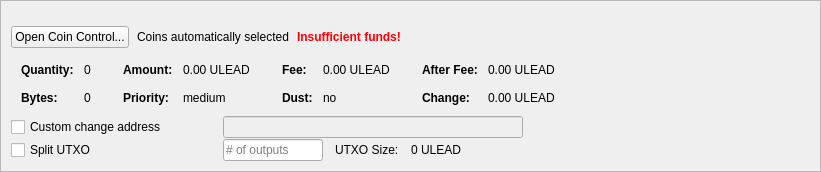
         <widget class="QFrame" name="frameCoinControl">
          <property name="sizePolicy">
           <sizepolicy hsizetype="Expanding" vsizetype="Expanding">
            <horstretch>0</horstretch>
            <verstretch>0</verstretch>
           </sizepolicy>
          </property>
          <property name="maximumSize">
           <size>
            <width>16777215</width>
            <height>16777215</height>
           </size>
          </property>
          <property name="frameShape">
           <enum>QFrame::StyledPanel</enum>
          </property>
          <property name="frameShadow">
           <enum>QFrame::Sunken</enum>
          </property>
          <layout class="QVBoxLayout" name="verticalLayoutCoinControl2">
           <property name="spacing">
            <number>0</number>
           </property>
           <property name="leftMargin">
            <number>0</number>
           </property>
           <property name="topMargin">
            <number>0</number>
           </property>
           <property name="rightMargin">
            <number>0</number>
           </property>
           <property name="bottomMargin">
            <number>0</number>
           </property>
           <item>
            <widget class="QFrame" name="frameCoinControl_BG">
             <layout class="QVBoxLayout" name="verticalLayoutCoinControl" stretch="0,0,0,0,0,0">
              <property name="spacing">
               <number>1</number>
              </property>
              <property name="leftMargin">
               <number>10</number>
              </property>
              <property name="topMargin">
               <number>10</number>
              </property>
              <item>
               <layout class="QHBoxLayout" name="horizontalLayoutCoinControl1">
                <property name="bottomMargin">
                 <number>15</number>
                </property>
                <item>
                 <layout class="QVBoxLayout" name="verticalLayout_3">
                  <property name="spacing">
                   <number>6</number>
                  </property>
                 </layout>
                </item>
               </layout>
              </item>
              <item>
               <layout class="QHBoxLayout" name="horizontalLayoutCoinControl2" stretch="0,0,0,0">
                <property name="spacing">
                 <number>8</number>
                </property>
                <property name="bottomMargin">
                 <number>10</number>
                </property>
                <item>
                 <widget class="QPushButton" name="pushButtonCoinControl">
                  <property name="sizePolicy">
                   <sizepolicy hsizetype="Minimum" vsizetype="Fixed">
                    <horstretch>0</horstretch>
                    <verstretch>0</verstretch>
                   </sizepolicy>
                  </property>
                  <property name="styleSheet">
                   <string notr="true"/>
                  </property>
                  <property name="text">
                   <string>Open Coin Control...</string>
                  </property>
                  <property name="autoDefault">
                   <bool>false</bool>
                  </property>
                 </widget>
                </item>
                <item>
                 <widget class="QLabel" name="labelCoinControlAutomaticallySelected">
                  <property name="text">
                   <string>Coins automatically selected</string>
                  </property>
                  <property name="margin">
                   <number>5</number>
                  </property>
                 </widget>
                </item>
                <item>
                 <widget class="QLabel" name="labelCoinControlInsuffFunds">
                  <property name="font">
                   <font>
                    <weight>75</weight>
                    <bold>true</bold>
                   </font>
                  </property>
                  <property name="styleSheet">
                   <string notr="true">color:red;font-weight:bold;</string>
                  </property>
                  <property name="text">
                   <string>Insufficient funds!</string>
                  </property>
                  <property name="margin">
                   <number>5</number>
                  </property>
                 </widget>
                </item>
                <item>
                 <spacer name="horizontalSpacerCoinControl">
                  <property name="orientation">
                   <enum>Qt::Horizontal</enum>
                  </property>
                  <property name="sizeHint" stdset="0">
                   <size>
                    <width>40</width>
                    <height>1</height>
                   </size>
                  </property>
                 </spacer>
                </item>
               </layout>
              </item>
              <item>
               <widget class="QWidget" name="widgetCoinControl" native="true">
                <property name="sizePolicy">
                 <sizepolicy hsizetype="Preferred" vsizetype="Preferred">
                  <horstretch>0</horstretch>
                  <verstretch>0</verstretch>
                 </sizepolicy>
                </property>
                <property name="minimumSize">
                 <size>
                  <width>0</width>
                  <height>0</height>
                 </size>
                </property>
                <property name="styleSheet">
                 <string notr="true"/>
                </property>
                <layout class="QHBoxLayout" name="horizontalLayoutCoinControl5">
                 <property name="leftMargin">
                  <number>0</number>
                 </property>
                 <property name="topMargin">
                  <number>0</number>
                 </property>
                 <property name="rightMargin">
                  <number>0</number>
                 </property>
                 <property name="bottomMargin">
                  <number>0</number>
                 </property>
                 <item>
                  <layout class="QHBoxLayout" name="horizontalLayoutCoinControl3" stretch="0,0,0,1">
                   <property name="spacing">
                    <number>20</number>
                   </property>
                   <property name="topMargin">
                    <number>0</number>
                   </property>
                   <property name="bottomMargin">
                    <number>10</number>
                   </property>
                   <item>
                    <layout class="QFormLayout" name="formLayoutCoinControl1">
                     <property name="horizontalSpacing">
                      <number>10</number>
                     </property>
                     <property name="verticalSpacing">
                      <number>14</number>
                     </property>
                     <property name="leftMargin">
                      <number>10</number>
                     </property>
                     <property name="topMargin">
                      <number>4</number>
                     </property>
                     <property name="rightMargin">
                      <number>6</number>
                     </property>
                     <item row="0" column="0">
                      <widget class="QLabel" name="labelCoinControlQuantityText">
                       <property name="font">
                        <font>
                         <weight>75</weight>
                         <bold>true</bold>
                        </font>
                       </property>
                       <property name="text">
                        <string>Quantity:</string>
                       </property>
                       <property name="margin">
                        <number>0</number>
                       </property>
                      </widget>
                     </item>
                     <item row="0" column="1">
                      <widget class="QLabel" name="labelCoinControlQuantity">
                       <property name="cursor">
                        <cursorShape>IBeamCursor</cursorShape>
                       </property>
                       <property name="contextMenuPolicy">
                        <enum>Qt::ActionsContextMenu</enum>
                       </property>
                       <property name="text">
                        <string notr="true">0</string>
                       </property>
                       <property name="margin">
                        <number>0</number>
                       </property>
                       <property name="textInteractionFlags">
                        <set>Qt::LinksAccessibleByMouse|Qt::TextSelectableByKeyboard|Qt::TextSelectableByMouse</set>
                       </property>
                      </widget>
                     </item>
                     <item row="1" column="0">
                      <widget class="QLabel" name="labelCoinControlBytesText">
                       <property name="font">
                        <font>
                         <weight>75</weight>
                         <bold>true</bold>
                        </font>
                       </property>
                       <property name="text">
                        <string>Bytes:</string>
                       </property>
                      </widget>
                     </item>
                     <item row="1" column="1">
                      <widget class="QLabel" name="labelCoinControlBytes">
                       <property name="cursor">
                        <cursorShape>IBeamCursor</cursorShape>
                       </property>
                       <property name="contextMenuPolicy">
                        <enum>Qt::ActionsContextMenu</enum>
                       </property>
                       <property name="text">
                        <string notr="true">0</string>
                       </property>
                       <property name="textInteractionFlags">
                        <set>Qt::LinksAccessibleByMouse|Qt::TextSelectableByKeyboard|Qt::TextSelectableByMouse</set>
                       </property>
                      </widget>
                     </item>
                    </layout>
                   </item>
                   <item>
                    <layout class="QFormLayout" name="formLayoutCoinControl2">
                     <property name="horizontalSpacing">
                      <number>10</number>
                     </property>
                     <property name="verticalSpacing">
                      <number>14</number>
                     </property>
                     <property name="leftMargin">
                      <number>6</number>
                     </property>
                     <property name="topMargin">
                      <number>4</number>
                     </property>
                     <property name="rightMargin">
                      <number>6</number>
                     </property>
                     <item row="0" column="0">
                      <widget class="QLabel" name="labelCoinControlAmountText">
                       <property name="font">
                        <font>
                         <weight>75</weight>
                         <bold>true</bold>
                        </font>
                       </property>
                       <property name="text">
                        <string>Amount:</string>
                       </property>
                       <property name="margin">
                        <number>0</number>
                       </property>
                      </widget>
                     </item>
                     <item row="0" column="1">
                      <widget class="QLabel" name="labelCoinControlAmount">
                       <property name="cursor">
                        <cursorShape>IBeamCursor</cursorShape>
                       </property>
                       <property name="contextMenuPolicy">
                        <enum>Qt::ActionsContextMenu</enum>
                       </property>
                       <property name="text">
                        <string notr="true">0.00 ULEAD</string>
                       </property>
                       <property name="textInteractionFlags">
                        <set>Qt::LinksAccessibleByMouse|Qt::TextSelectableByKeyboard|Qt::TextSelectableByMouse</set>
                       </property>
                      </widget>
                     </item>
                     <item row="1" column="0">
                      <widget class="QLabel" name="labelCoinControlPriorityText">
                       <property name="font">
                        <font>
                         <weight>75</weight>
                         <bold>true</bold>
                        </font>
                       </property>
                       <property name="text">
                        <string>Priority:</string>
                       </property>
                      </widget>
                     </item>
                     <item row="1" column="1">
                      <widget class="QLabel" name="labelCoinControlPriority">
                       <property name="cursor">
                        <cursorShape>IBeamCursor</cursorShape>
                       </property>
                       <property name="contextMenuPolicy">
                        <enum>Qt::ActionsContextMenu</enum>
                       </property>
                       <property name="text">
                        <string>medium</string>
                       </property>
                       <property name="textInteractionFlags">
                        <set>Qt::LinksAccessibleByMouse|Qt::TextSelectableByKeyboard|Qt::TextSelectableByMouse</set>
                       </property>
                      </widget>
                     </item>
                    </layout>
                   </item>
                   <item>
                    <layout class="QFormLayout" name="formLayoutCoinControl3">
                     <property name="horizontalSpacing">
                      <number>10</number>
                     </property>
                     <property name="verticalSpacing">
                      <number>14</number>
                     </property>
                     <property name="leftMargin">
                      <number>6</number>
                     </property>
                     <property name="topMargin">
                      <number>4</number>
                     </property>
                     <property name="rightMargin">
                      <number>6</number>
                     </property>
                     <item row="0" column="0">
                      <widget class="QLabel" name="labelCoinControlFeeText">
                       <property name="font">
                        <font>
                         <weight>75</weight>
                         <bold>true</bold>
                        </font>
                       </property>
                       <property name="text">
                        <string>Fee:</string>
                       </property>
                       <property name="margin">
                        <number>0</number>
                       </property>
                      </widget>
                     </item>
                     <item row="0" column="1">
                      <widget class="QLabel" name="labelCoinControlFee">
                       <property name="cursor">
                        <cursorShape>IBeamCursor</cursorShape>
                       </property>
                       <property name="contextMenuPolicy">
                        <enum>Qt::ActionsContextMenu</enum>
                       </property>
                       <property name="text">
                        <string notr="true">0.00 ULEAD</string>
                       </property>
                       <property name="textInteractionFlags">
                        <set>Qt::LinksAccessibleByMouse|Qt::TextSelectableByKeyboard|Qt::TextSelectableByMouse</set>
                       </property>
                      </widget>
                     </item>
                     <item row="1" column="0">
                      <widget class="QLabel" name="labelCoinControlLowOutputText">
                       <property name="font">
                        <font>
                         <weight>75</weight>
                         <bold>true</bold>
                        </font>
                       </property>
                       <property name="text">
                        <string>Dust:</string>
                       </property>
                      </widget>
                     </item>
                     <item row="1" column="1">
                      <widget class="QLabel" name="labelCoinControlLowOutput">
                       <property name="cursor">
                        <cursorShape>IBeamCursor</cursorShape>
                       </property>
                       <property name="contextMenuPolicy">
                        <enum>Qt::ActionsContextMenu</enum>
                       </property>
                       <property name="text">
                        <string>no</string>
                       </property>
                       <property name="textInteractionFlags">
                        <set>Qt::LinksAccessibleByMouse|Qt::TextSelectableByKeyboard|Qt::TextSelectableByMouse</set>
                       </property>
                      </widget>
                     </item>
                    </layout>
                   </item>
                   <item>
                    <layout class="QFormLayout" name="formLayoutCoinControl4">
                     <property name="horizontalSpacing">
                      <number>10</number>
                     </property>
                     <property name="verticalSpacing">
                      <number>14</number>
                     </property>
                     <property name="leftMargin">
                      <number>6</number>
                     </property>
                     <property name="topMargin">
                      <number>4</number>
                     </property>
                     <property name="rightMargin">
                      <number>6</number>
                     </property>
                     <item row="0" column="0">
                      <widget class="QLabel" name="labelCoinControlAfterFeeText">
                       <property name="font">
                        <font>
                         <weight>75</weight>
                         <bold>true</bold>
                        </font>
                       </property>
                       <property name="text">
                        <string>After Fee:</string>
                       </property>
                       <property name="margin">
                        <number>0</number>
                       </property>
                      </widget>
                     </item>
                     <item row="0" column="1">
                      <widget class="QLabel" name="labelCoinControlAfterFee">
                       <property name="cursor">
                        <cursorShape>IBeamCursor</cursorShape>
                       </property>
                       <property name="contextMenuPolicy">
                        <enum>Qt::ActionsContextMenu</enum>
                       </property>
                       <property name="text">
                        <string notr="true">0.00 ULEAD</string>
                       </property>
                       <property name="textInteractionFlags">
                        <set>Qt::LinksAccessibleByMouse|Qt::TextSelectableByKeyboard|Qt::TextSelectableByMouse</set>
                       </property>
                      </widget>
                     </item>
                     <item row="1" column="0">
                      <widget class="QLabel" name="labelCoinControlChangeText">
                       <property name="font">
                        <font>
                         <weight>75</weight>
                         <bold>true</bold>
                        </font>
                       </property>
                       <property name="text">
                        <string>Change:</string>
                       </property>
                      </widget>
                     </item>
                     <item row="1" column="1">
                      <widget class="QLabel" name="labelCoinControlChange">
                       <property name="cursor">
                        <cursorShape>IBeamCursor</cursorShape>
                       </property>
                       <property name="contextMenuPolicy">
                        <enum>Qt::ActionsContextMenu</enum>
                       </property>
                       <property name="text">
                        <string notr="true">0.00 ULEAD</string>
                       </property>
                       <property name="textInteractionFlags">
                        <set>Qt::LinksAccessibleByMouse|Qt::TextSelectableByKeyboard|Qt::TextSelectableByMouse</set>
                       </property>
                      </widget>
                     </item>
                    </layout>
                   </item>
                  </layout>
                 </item>
                </layout>
               </widget>
              </item>
              <item>
               <layout class="QHBoxLayout" name="horizontalLayoutCoinControl4">
                <property name="spacing">
                 <number>12</number>
                </property>
                <property name="sizeConstraint">
                 <enum>QLayout::SetDefaultConstraint</enum>
                </property>
                <property name="topMargin">
                 <number>0</number>
                </property>
                <property name="rightMargin">
                 <number>0</number>
                </property>
                <item>
                 <widget class="QCheckBox" name="checkBoxCoinControlChange">
                  <property name="sizePolicy">
                   <sizepolicy hsizetype="Preferred" vsizetype="Preferred">
                    <horstretch>0</horstretch>
                    <verstretch>0</verstretch>
                   </sizepolicy>
                  </property>
                  <property name="minimumSize">
                   <size>
                    <width>200</width>
                    <height>0</height>
                   </size>
                  </property>
                  <property name="maximumSize">
                   <size>
                    <width>200</width>
                    <height>16777215</height>
                   </size>
                  </property>
                  <property name="toolTip">
                   <string>If this is activated, but the change address is empty or invalid, change will be sent to a newly generated address.</string>
                  </property>
                  <property name="text">
                   <string>Custom change address</string>
                  </property>
                 </widget>
                </item>
                <item>
                 <widget class="QValidatedLineEdit" name="lineEditCoinControlChange">
                  <property name="enabled">
                   <bool>false</bool>
                  </property>
                  <property name="sizePolicy">
                   <sizepolicy hsizetype="Preferred" vsizetype="Preferred">
                    <horstretch>0</horstretch>
                    <verstretch>0</verstretch>
                   </sizepolicy>
                  </property>
                  <property name="minimumSize">
                   <size>
                    <width>300</width>
                    <height>0</height>
                   </size>
                  </property>
                 </widget>
                </item>
                <item>
                 <widget class="QLabel" name="labelCoinControlChangeLabel">
                  <property name="sizePolicy">
                   <sizepolicy hsizetype="Preferred" vsizetype="Preferred">
                    <horstretch>0</horstretch>
                    <verstretch>0</verstretch>
                   </sizepolicy>
                  </property>
                  <property name="minimumSize">
                   <size>
                    <width>100</width>
                    <height>0</height>
                   </size>
                  </property>
                  <property name="text">
                   <string/>
                  </property>
                  <property name="margin">
                   <number>3</number>
                  </property>
                 </widget>
                </item>
               </layout>
              </item>
              <item>
               <layout class="QHBoxLayout" name="horizontalLayoutCoinControl6">
                <property name="spacing">
                 <number>12</number>
                </property>
                <property name="rightMargin">
                 <number>0</number>
                </property>
                <item>
                 <widget class="QCheckBox" name="splitBlockCheckBox">
                  <property name="sizePolicy">
                   <sizepolicy hsizetype="Preferred" vsizetype="Preferred">
                    <horstretch>0</horstretch>
                    <verstretch>0</verstretch>
                   </sizepolicy>
                  </property>
                  <property name="minimumSize">
                   <size>
                    <width>200</width>
                    <height>0</height>
                   </size>
                  </property>
                  <property name="maximumSize">
                   <size>
                    <width>200</width>
                    <height>16777215</height>
                   </size>
                  </property>
                  <property name="text">
                   <string>Split UTXO</string>
                  </property>
                 </widget>
                </item>
                <item>
                 <widget class="QLineEdit" name="splitBlockLineEdit">
                  <property name="sizePolicy">
                   <sizepolicy hsizetype="Preferred" vsizetype="Preferred">
                    <horstretch>50</horstretch>
                    <verstretch>0</verstretch>
                   </sizepolicy>
                  </property>
                  <property name="minimumSize">
                   <size>
                    <width>100</width>
                    <height>0</height>
                   </size>
                  </property>
                  <property name="maximumSize">
                   <size>
                    <width>100</width>
                    <height>16777215</height>
                   </size>
                  </property>
                  <property name="placeholderText">
                   <string># of outputs</string>
                  </property>
                 </widget>
                </item>
                <item>
                 <widget class="QLabel" name="labelBlockSizeText">
                  <property name="text">
                   <string>UTXO Size:</string>
                  </property>
                 </widget>
                </item>
                <item>
                 <widget class="QLabel" name="labelBlockSize">
                  <property name="text">
                   <string>0 ULEAD</string>
                  </property>
                 </widget>
                </item>
                <item>
                 <spacer name="horizontalSpacer_7">
                  <property name="orientation">
                   <enum>Qt::Horizontal</enum>
                  </property>
                  <property name="sizeHint" stdset="0">
                   <size>
                    <width>40</width>
                    <height>20</height>
                   </size>
                  </property>
                 </spacer>
                </item>
               </layout>
              </item>
              <item>
               <spacer name="verticalSpacerCoinControl">
                <property name="orientation">
                 <enum>Qt::Vertical</enum>
                </property>
                <property name="sizeHint" stdset="0">
                 <size>
                  <width>800</width>
                  <height>1</height>
                 </size>
                </property>
               </spacer>
              </item>
             </layout>
            </widget>
           </item>
          </layout>
         </widget>
